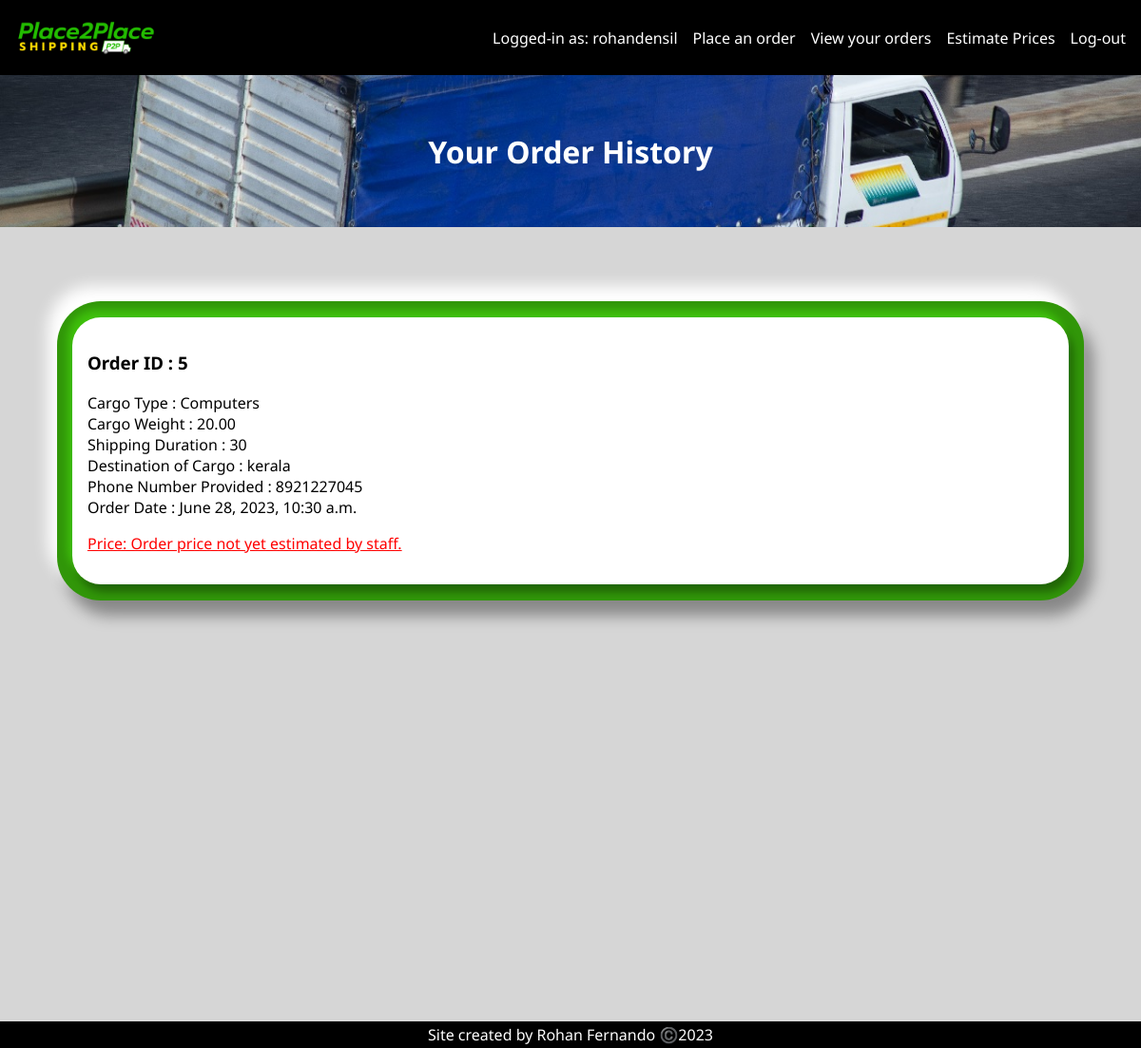
Screenshot of /vieworders/ (signed in) with the database file from the repository.
### home/models.py (models this page shows, shortened)
class order(models.Model):
    order = models.ForeignKey(User,on_delete=models.CASCADE,related_name='ordr')
    order_number = models.AutoField(primary_key=True)
    cargo_type = models.CharField(max_length=100)
    cargo_weight = models.DecimalField(decimal_places=2,max_digits=7)
    delivery_time = models.IntegerField()
    cargo_destination = models.TextField(max_length=100)
    phone_number = models.TextField(max_length=12)
    date_of_order = models.DateTimeField(auto_now_add=True)
    price = models.DecimalField(decimal_places=2,max_digits=20,blank=True,null=True)
    class Meta:
        ordering=('-date_of_order',)

### home/views.py (the view)
# urls.py: path('vieworders/', views.vieworders,name='vieworderspage'),
def vieworders(r):
    orders_data = order.objects.filter(order_id=r.user.id)
    return render(r,'vieworders.html',{'orders_data':orders_data})

### templates/vieworders.html (shortened to what this page needs)
<!DOCTYPE html>
<html lang="en">
{% load static %}
<head>
    <link rel="stylesheet" href="{% static 'p2pstyle.css' %}">
</head>
<body>
    <div class="page-container">
        <div class="header-bar">
            <div>
                <a href="{% url 'homepage' %}">
                    <img src="{% static 'p2plogo.png' %}" class="logo-img">
                </a>
            </div>
            <div class="nav-btn-container">
                {% if user.is_authenticated %}
                    <a>Logged-in as: {{user.username}}</a>
                    <a class="nav-btn" href="{% url 'makeorderspage' %}">Place an order</a>
                    <a class="nav-btn" href="{% url 'vieworderspage' %}">View your orders</a>
                    {% if user.is_staff %}
                        <a class="nav-btn" href="{% url 'estimatepricespage' %}">Estimate Prices</a>
                    {% endif %}
                    <a class="nav-btn" href="{% url 'logoutpage' %}">Log-out</a>
                {% else %}
                    <a class="nav-btn" href="{% url 'registerpage' %}">Register</a>
                    <a class="nav-btn" href="{% url 'loginpage' %}">Log-in</a>
                {% endif %}
            </div>
        </div>
        <div class="content">
            <div class="truckbg">
                <h1>Your Order History</h1>
            </div>
            <br>
            <div class="o-node-container">
                {% for order in orders_data %}
                    <div class="o-details-node">
                        <h3>Order ID : {{order.order_number}}</h3>
                        <p>
                            Cargo Type : {{order.cargo_type}} <br>
                            Cargo Weight : {{order.cargo_weight}} <br>
                            Shipping Duration : {{order.delivery_time}} <br>
                            Destination of Cargo : {{order.cargo_destination}} <br>
                            Phone Number Provided : {{order.phone_number}} <br>
                            Order Date : {{order.date_of_order}} <br>
                        </p>
                        <p class="price-text">
                        </p>
                    </div>
                {% endfor %}
            </div>
            <div style="text-align: center;background-color: black;color:white;position: fixed;bottom: 0px;left:0px;right: 0px;">
                <p style="margin-top: 3px;margin-bottom: 3px;">Site created by Rohan Fernando ©️2023</p>
            </div>
        </div>
    </div>
</body>
</html>

### static/p2pstyle.css (style rules this page uses)
html { min-width: 950px; }
body { margin: 0px; }
.header-bar { position: sticky; top: 0; padding: 1em; background-color: black; display: flex; justify-content: space-between; }
.logo-img { width: 10em; padding-top: 0.1em; padding-bottom: 0.1em; }
.content { background-color: #d6d6d6; height: 64em; }
.content * { font-family: 'Noto Sans', sans-serif; }
.nav-btn-container { display: flex; gap: 1em; align-items: center; }
.nav-btn-container a { color: white; font-size: 1em; font-family: 'Noto Sans', sans-serif; text-decoration: none; }
.nav-btn { color: white; font-size: 1em; font-family: 'Noto Sans', sans-serif; text-decoration: none; border: none; padding-top: 0.6em; padding-bottom: 0.6em; border-top: 0.2em solid rgb(0, 0, 0); border-bottom: 0.2em solid rgb(0, 0, 0); transition-duration: 0.2s; }
.o-node-container { background-color: rgb(49, 150, 9); width: 90%; margin: 5%; padding-top: 1px; padding-bottom: 1px; border-radius: calc(1em + 30px); box-shadow: -0.6em -1em 1em rgb(255, 255, 255),0.6em 1em 1em rgba(0, 0, 0, 0.37); }
.o-details-node { padding: 1em; margin: 1em; background-color: white; border-radius: 30px; box-shadow: -0.3em -0.5em 0.5em rgb(63, 192, 12), 0.3em .5em 0.5em rgba(0, 0, 0, 0.329); }

### rows the page displays
order: order_number "5", cargo_type "Computers", cargo_weight "20.00", delivery_time "30", cargo_destination "kerala", phone_number "8921227045", date_of_order "June 28, 2023, 10:30 a.m."

### other values shown
{{ user.username }} "rohandensil"
